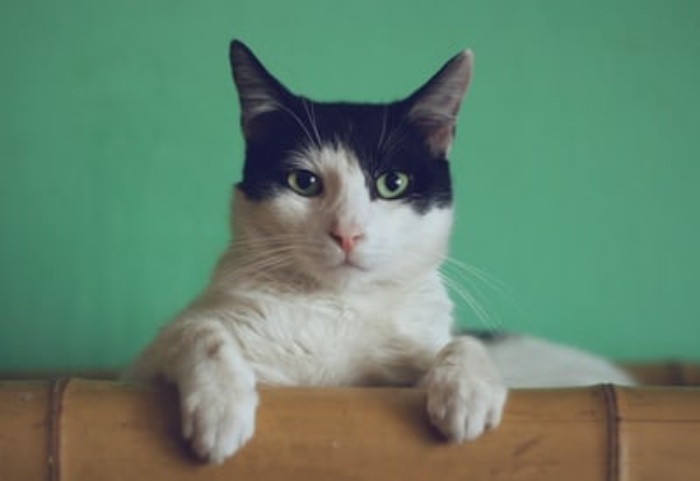
#> input picture Imagens/FotoGato2.jpg, 700 x 481 px, found by its file name
$ python 'Transição de Imagem - Versão 1.0.0.py'
#> lines starting #> are read from the running program, lines starting #| are printed output that depends on the picture
import cv2 as cv
import time
import os
from pathlib import Path

#
########################################################################
# Funções de Apoio
########################################################################
#
def LimpaTerminal ():
    if os.name == "nt":
       _ = os.system( "cls" )
    else:
      _ = os.system( "clear ")
    return ()

#
########################################################################
# Definições Gerais
########################################################################
#
Codec = cv.VideoWriter_fourcc('m','p','4','v')
NomeImagemGato1  = "FotoGato2.jpg"
NomeImagemGato2  = "FotoGato3.jpg"
VideoOutName = "EfeitoFadeInFadeOut.mp4"
dirRaiz = Path.home()
dirBase = "LocalCV"
dirImagem = "Imagens"
dirVideo = "Videos"
dirCaminhoImagemGato1 = str(Path(dirRaiz, dirBase, dirImagem, NomeImagemGato1))
dirCaminhoImagemGato2 = str(Path(dirRaiz, dirBase, dirImagem, NomeImagemGato2))
dirVideoOut = str(Path(dirRaiz, dirBase, dirVideo, VideoOutName))
TempoTransicao = 1
PesoImagemGato1 = 0
DirecaoFade = False
FPS = 25

#
########################################################################
# Lendo e Checando se a Imagem Foi Lida com Sucesso
########################################################################
#
imgGato1 = cv.imread ( dirCaminhoImagemGato1, cv.IMREAD_COLOR)
#> imgGato1 is the input picture: shape (481, 700, 3); mean B, G, R 109.6, 132, 100.5
if imgGato1 is None:
   LimpaTerminal ()
   print( "Não Foi Localizada a Imagem : ", NomeImagemGato1)
   exit ()

imgGato2 = cv.imread ( dirCaminhoImagemGato2, cv.IMREAD_COLOR)
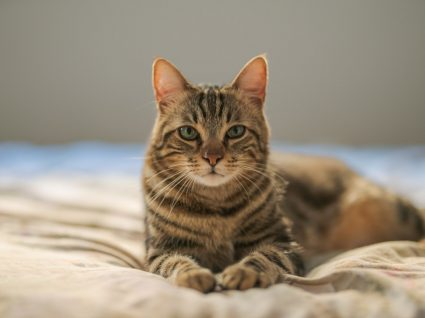
#> input picture Imagens/FotoGato3.jpg, 425 x 318 px, found by its file name
#> imgGato2 is the input picture: shape (318, 425, 3); mean B, G, R 125.9, 143.4, 155.4
if imgGato2 is None:
   LimpaTerminal ()
   print( "Não Foi Localizada a Imagem : ", NomeImagemGato2)
   exit ()

#
########################################################################
# Criando o Arquivo de Vídeo
########################################################################
#
VideoOut = cv.VideoWriter ( dirVideoOut,
                            Codec,
                            FPS,
                            (600, 400))

#
########################################################################
# Padronizando o Tamanho das Imagens
########################################################################
#
imgGato1 = cv.resize(imgGato1, (600, 400))
#> imgGato1: shape (400, 600, 3)
imgGato2 = cv.resize(imgGato2, (600, 400))
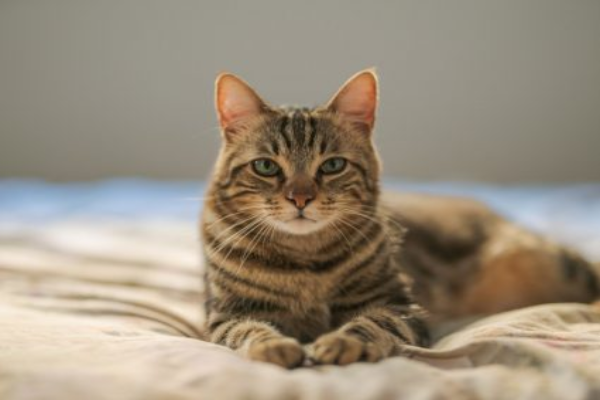
#> imgGato2: shape (400, 600, 3); mean B, G, R 125.8, 143.3, 155.3

PesoImagemGato1 = 0
DirecaoFade = False

lstFrameVideo = []
while (True):

    if DirecaoFade:
        PesoImagemGato1 -= 0.1
    else:
        PesoImagemGato1 += 0.1

    PesoImagemGato2 = 1 - PesoImagemGato1
    imgResultado = cv.addWeighted(imgGato1, PesoImagemGato1 , imgGato2, PesoImagemGato2 , 0)

    time.sleep(TempoTransicao)
    cv.imshow ( "Efeito Fade In Fade Out", imgResultado)

    #VideoFrameOUT = cv.resize(imgResultado, (600, 400))
    lstFrameVideo.append(imgResultado)

    if PesoImagemGato1 > 1:
       time.sleep(1)
       DirecaoFade =True
    elif PesoImagemGato1 < 0:
        time.sleep(1)
        DirecaoFade =False

    if cv.waitKey(1)  & 0xFF == ord('q'):
#> (key q is pressed here)
          break

#
########################################################################
# Fechando o Janelamento
########################################################################
#
#cv.destroyAllWindows()

#
########################################################################
# Criação do Vídeo
########################################################################
#
for iAux in range (0, len(lstFrameVideo)):
    VideoOut.write(lstFrameVideo[iAux])
#> this loop made 1 pass

#
########################################################################
# Fechando o Arquivo de Vídeo e Desmontando o Janelamento
########################################################################
#
VideoOut.release()
cv.destroyAllWindows()

exit ()
#> (the program exits here)
